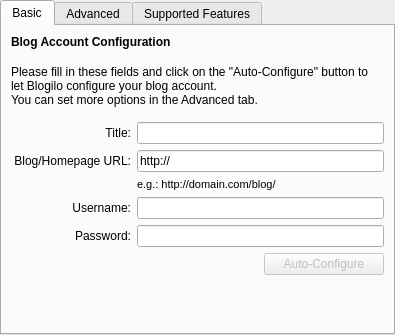
<?xml version="1.0" encoding="UTF-8"?>
<ui version="4.0">
 <class>AddEditBlogBase</class>
 <widget class="KTabWidget" name="AddEditBlogBase">
  <property name="geometry">
   <rect>
    <x>0</x>
    <y>0</y>
    <width>395</width>
    <height>335</height>
   </rect>
  </property>
  <property name="currentIndex">
   <number>0</number>
  </property>
  <widget class="QWidget" name="tabBasic">
   <attribute name="title">
    <string comment="Basic configurations">Basic</string>
   </attribute>
   <layout class="QGridLayout" name="gridLayout_2">
    <item row="0" column="0" colspan="3">
     <widget class="QLabel" name="label_18">
      <property name="font">
       <font>
        <weight>75</weight>
        <bold>true</bold>
       </font>
      </property>
      <property name="text">
       <string>Blog Account Configuration</string>
      </property>
      <property name="buddy">
       <cstring>txtUrl</cstring>
      </property>
     </widget>
    </item>
    <item row="2" column="0" colspan="3">
     <widget class="QLabel" name="label_4">
      <property name="sizePolicy">
       <sizepolicy hsizetype="Preferred" vsizetype="MinimumExpanding">
        <horstretch>0</horstretch>
        <verstretch>0</verstretch>
       </sizepolicy>
      </property>
      <property name="text">
       <string>Please fill in these fields and click on the &quot;Auto-Configure&quot; button to let Blogilo configure your blog account.
You can set more options in the Advanced tab.</string>
      </property>
      <property name="scaledContents">
       <bool>false</bool>
      </property>
      <property name="wordWrap">
       <bool>true</bool>
      </property>
      <property name="buddy">
       <cstring>txtUrl</cstring>
      </property>
     </widget>
    </item>
    <item row="3" column="0" colspan="3">
     <widget class="KSeparator" name="kseparator"/>
    </item>
    <item row="4" column="0">
     <widget class="QLabel" name="label_9">
      <property name="text">
       <string comment="Blog Title">Title:</string>
      </property>
      <property name="alignment">
       <set>Qt::AlignRight|Qt::AlignTrailing|Qt::AlignVCenter</set>
      </property>
      <property name="buddy">
       <cstring>txtTitle</cstring>
      </property>
     </widget>
    </item>
    <item row="5" column="0">
     <widget class="QLabel" name="label">
      <property name="text">
       <string>Blog/Homepage URL:</string>
      </property>
      <property name="alignment">
       <set>Qt::AlignRight|Qt::AlignTrailing|Qt::AlignVCenter</set>
      </property>
      <property name="buddy">
       <cstring>txtUrl</cstring>
      </property>
     </widget>
    </item>
    <item row="5" column="1" colspan="2">
     <widget class="KLineEdit" name="txtUrl">
      <property name="text">
       <string>http://</string>
      </property>
      <property name="clickMessage">
       <string>http://YourHomePage.com</string>
      </property>
      <property name="showClearButton" stdset="0">
       <bool>true</bool>
      </property>
     </widget>
    </item>
    <item row="6" column="1" colspan="2">
     <widget class="QLabel" name="label_17">
      <property name="font">
       <font>
        <pointsize>8</pointsize>
        <weight>50</weight>
        <bold>false</bold>
       </font>
      </property>
      <property name="text">
       <string>e.g.: http://domain.com/blog/</string>
      </property>
     </widget>
    </item>
    <item row="7" column="0">
     <widget class="QLabel" name="label_2">
      <property name="text">
       <string comment="Blog account Username">Username:</string>
      </property>
      <property name="alignment">
       <set>Qt::AlignRight|Qt::AlignTrailing|Qt::AlignVCenter</set>
      </property>
      <property name="buddy">
       <cstring>txtUser</cstring>
      </property>
     </widget>
    </item>
    <item row="7" column="1" colspan="2">
     <widget class="KLineEdit" name="txtUser"/>
    </item>
    <item row="8" column="0">
     <widget class="QLabel" name="label_3">
      <property name="text">
       <string>Password:</string>
      </property>
      <property name="alignment">
       <set>Qt::AlignRight|Qt::AlignTrailing|Qt::AlignVCenter</set>
      </property>
      <property name="buddy">
       <cstring>txtPass</cstring>
      </property>
     </widget>
    </item>
    <item row="8" column="1" colspan="2">
     <widget class="KLineEdit" name="txtPass">
      <property name="echoMode">
       <enum>QLineEdit::Password</enum>
      </property>
      <property name="urlDropsEnabled">
       <bool>false</bool>
      </property>
      <property name="showClearButton" stdset="0">
       <bool>true</bool>
      </property>
      <property name="passwordMode">
       <bool>true</bool>
      </property>
     </widget>
    </item>
    <item row="9" column="0" colspan="2">
     <spacer name="horizontalSpacer_2">
      <property name="orientation">
       <enum>Qt::Horizontal</enum>
      </property>
      <property name="sizeHint" stdset="0">
       <size>
        <width>40</width>
        <height>20</height>
       </size>
      </property>
     </spacer>
    </item>
    <item row="9" column="2">
     <widget class="KPushButton" name="btnAutoConf">
      <property name="enabled">
       <bool>false</bool>
      </property>
      <property name="text">
       <string>Auto-Configure</string>
      </property>
     </widget>
    </item>
    <item row="10" column="0" colspan="3">
     <spacer name="verticalSpacer_2">
      <property name="orientation">
       <enum>Qt::Vertical</enum>
      </property>
      <property name="sizeType">
       <enum>QSizePolicy::Expanding</enum>
      </property>
      <property name="sizeHint" stdset="0">
       <size>
        <width>0</width>
        <height>0</height>
       </size>
      </property>
     </spacer>
    </item>
    <item row="1" column="0" colspan="3">
     <widget class="KSeparator" name="kseparator_4"/>
    </item>
    <item row="4" column="1" colspan="2">
     <widget class="KLineEdit" name="txtTitle"/>
    </item>
   </layout>
  </widget>
  <widget class="QWidget" name="tabAdvanced">
   <attribute name="title">
    <string comment="Advanced configurations">Advanced</string>
   </attribute>
   <layout class="QGridLayout" name="gridLayout_3">
    <item row="0" column="0" colspan="3">
     <widget class="QLabel" name="label_5">
      <property name="font">
       <font>
        <weight>75</weight>
        <bold>true</bold>
       </font>
      </property>
      <property name="text">
       <string>Blog Account Configuration</string>
      </property>
      <property name="buddy">
       <cstring>txtUrl</cstring>
      </property>
     </widget>
    </item>
    <item row="2" column="0">
     <widget class="QLabel" name="label_6">
      <property name="text">
       <string comment="Name of the API which is used to communicate with Blog">API:</string>
      </property>
      <property name="alignment">
       <set>Qt::AlignRight|Qt::AlignTrailing|Qt::AlignVCenter</set>
      </property>
      <property name="buddy">
       <cstring>comboApi</cstring>
      </property>
     </widget>
    </item>
    <item row="2" column="1">
     <widget class="KComboBox" name="comboApi">
      <item>
       <property name="text">
        <string>Blogger 1.0 API</string>
       </property>
      </item>
      <item>
       <property name="text">
        <string>MetaWeblog API</string>
       </property>
      </item>
      <item>
       <property name="text">
        <string>MovableType API</string>
       </property>
      </item>
      <item>
       <property name="text">
        <string>Wordpress</string>
       </property>
      </item>
      <item>
       <property name="text">
        <string>Blogspot.com</string>
       </property>
      </item>
     </widget>
    </item>
    <item row="2" column="2">
     <spacer name="horizontalSpacer">
      <property name="orientation">
       <enum>Qt::Horizontal</enum>
      </property>
      <property name="sizeType">
       <enum>QSizePolicy::Preferred</enum>
      </property>
      <property name="sizeHint" stdset="0">
       <size>
        <width>20</width>
        <height>20</height>
       </size>
      </property>
     </spacer>
    </item>
    <item row="3" column="0">
     <widget class="QLabel" name="label_7">
      <property name="text">
       <string>Blog ID:</string>
      </property>
      <property name="alignment">
       <set>Qt::AlignRight|Qt::AlignTrailing|Qt::AlignVCenter</set>
      </property>
      <property name="buddy">
       <cstring>txtId</cstring>
      </property>
     </widget>
    </item>
    <item row="3" column="1">
     <widget class="KLineEdit" name="txtId"/>
    </item>
    <item row="3" column="2">
     <widget class="KPushButton" name="btnFetch">
      <property name="sizePolicy">
       <sizepolicy hsizetype="Expanding" vsizetype="Fixed">
        <horstretch>0</horstretch>
        <verstretch>0</verstretch>
       </sizepolicy>
      </property>
      <property name="text">
       <string comment="verb, fetch the blog ID from the web">Fetch ID</string>
      </property>
     </widget>
    </item>
    <item row="5" column="0" colspan="3">
     <spacer name="verticalSpacer">
      <property name="orientation">
       <enum>Qt::Vertical</enum>
      </property>
      <property name="sizeHint" stdset="0">
       <size>
        <width>20</width>
        <height>0</height>
       </size>
      </property>
     </spacer>
    </item>
    <item row="4" column="0">
     <widget class="QLabel" name="label_8">
      <property name="lineWidth">
       <number>1</number>
      </property>
      <property name="text">
       <string comment="Default direction of text in the blog">Default text direction:</string>
      </property>
      <property name="alignment">
       <set>Qt::AlignRight|Qt::AlignTrailing|Qt::AlignVCenter</set>
      </property>
      <property name="buddy">
       <cstring>comboDir</cstring>
      </property>
     </widget>
    </item>
    <item row="4" column="1">
     <widget class="KComboBox" name="comboDir">
      <item>
       <property name="text">
        <string>Left to Right</string>
       </property>
      </item>
      <item>
       <property name="text">
        <string>Right to Left</string>
       </property>
      </item>
     </widget>
    </item>
    <item row="1" column="0" colspan="3">
     <widget class="KSeparator" name="kseparator_2"/>
    </item>
   </layout>
  </widget>
  <widget class="QWidget" name="tab">
   <attribute name="title">
    <string>Supported Features</string>
   </attribute>
   <layout class="QGridLayout" name="gridLayout">
    <item row="2" column="0">
     <widget class="QLabel" name="label_11">
      <property name="text">
       <string>Create/Modify posts:</string>
      </property>
      <property name="alignment">
       <set>Qt::AlignRight|Qt::AlignTrailing|Qt::AlignVCenter</set>
      </property>
     </widget>
    </item>
    <item row="2" column="1">
     <widget class="QLabel" name="featureCreatePost"/>
    </item>
    <item row="17" column="0" colspan="2">
     <spacer name="verticalSpacer_3">
      <property name="orientation">
       <enum>Qt::Vertical</enum>
      </property>
      <property name="sizeType">
       <enum>QSizePolicy::Expanding</enum>
      </property>
      <property name="sizeHint" stdset="0">
       <size>
        <width>20</width>
        <height>0</height>
       </size>
      </property>
     </spacer>
    </item>
    <item row="9" column="0">
     <widget class="QLabel" name="label_14">
      <property name="text">
       <string>Support for categories:</string>
      </property>
      <property name="alignment">
       <set>Qt::AlignRight|Qt::AlignTrailing|Qt::AlignVCenter</set>
      </property>
     </widget>
    </item>
    <item row="10" column="0">
     <widget class="QLabel" name="label_16">
      <property name="text">
       <string>Support for tags:</string>
      </property>
      <property name="alignment">
       <set>Qt::AlignRight|Qt::AlignTrailing|Qt::AlignVCenter</set>
      </property>
     </widget>
    </item>
    <item row="9" column="1">
     <widget class="QLabel" name="featureCategories"/>
    </item>
    <item row="10" column="1">
     <widget class="QLabel" name="featureTags"/>
    </item>
    <item row="3" column="0">
     <widget class="QLabel" name="label_22">
      <property name="text">
       <string>Remove posts:</string>
      </property>
      <property name="alignment">
       <set>Qt::AlignRight|Qt::AlignTrailing|Qt::AlignVCenter</set>
      </property>
     </widget>
    </item>
    <item row="3" column="1">
     <widget class="QLabel" name="featureRemovePost"/>
    </item>
    <item row="4" column="0">
     <widget class="QLabel" name="label_12">
      <property name="text">
       <string>Fetch recent posts:</string>
      </property>
      <property name="alignment">
       <set>Qt::AlignRight|Qt::AlignTrailing|Qt::AlignVCenter</set>
      </property>
     </widget>
    </item>
    <item row="4" column="1">
     <widget class="QLabel" name="featurRecentPosts"/>
    </item>
    <item row="5" column="0">
     <widget class="QLabel" name="label_20">
      <property name="text">
       <string>Multipaged posts:</string>
      </property>
      <property name="alignment">
       <set>Qt::AlignRight|Qt::AlignTrailing|Qt::AlignVCenter</set>
      </property>
     </widget>
    </item>
    <item row="5" column="1">
     <widget class="QLabel" name="featureMultipagedPosts"/>
    </item>
    <item row="0" column="0" colspan="2">
     <widget class="QLabel" name="label_10">
      <property name="text">
       <string>Note: You can see a list of supported features for your blog after configuring it.</string>
      </property>
      <property name="wordWrap">
       <bool>true</bool>
      </property>
     </widget>
    </item>
    <item row="15" column="0">
     <widget class="QLabel" name="label_13">
      <property name="text">
       <string>Upload media:</string>
      </property>
      <property name="alignment">
       <set>Qt::AlignRight|Qt::AlignTrailing|Qt::AlignVCenter</set>
      </property>
     </widget>
    </item>
    <item row="15" column="1">
     <widget class="QLabel" name="featureUploadMedia"/>
    </item>
    <item row="16" column="0">
     <widget class="QLabel" name="label_15">
      <property name="text">
       <string>Create new categories:</string>
      </property>
      <property name="alignment">
       <set>Qt::AlignRight|Qt::AlignTrailing|Qt::AlignVCenter</set>
      </property>
     </widget>
    </item>
    <item row="16" column="1">
     <widget class="QLabel" name="featureCreateCategory"/>
    </item>
    <item row="1" column="0" colspan="2">
     <widget class="KSeparator" name="kseparator_3"/>
    </item>
   </layout>
  </widget>
 </widget>
 <customwidgets>
  <customwidget>
   <class>KComboBox</class>
   <extends>QComboBox</extends>
   <header>kcombobox.h</header>
  </customwidget>
  <customwidget>
   <class>KLineEdit</class>
   <extends>QLineEdit</extends>
   <header>klineedit.h</header>
  </customwidget>
  <customwidget>
   <class>KSeparator</class>
   <extends>QFrame</extends>
   <header>kseparator.h</header>
  </customwidget>
  <customwidget>
   <class>KPushButton</class>
   <extends>QPushButton</extends>
   <header>kpushbutton.h</header>
  </customwidget>
  <customwidget>
   <class>KTabWidget</class>
   <extends>QTabWidget</extends>
   <header>ktabwidget.h</header>
   <container>1</container>
  </customwidget>
 </customwidgets>
 <tabstops>
  <tabstop>txtUrl</tabstop>
  <tabstop>txtUser</tabstop>
  <tabstop>txtPass</tabstop>
  <tabstop>btnAutoConf</tabstop>
  <tabstop>comboApi</tabstop>
  <tabstop>txtId</tabstop>
  <tabstop>btnFetch</tabstop>
  <tabstop>comboDir</tabstop>
 </tabstops>
 <resources/>
 <connections/>
</ui>
